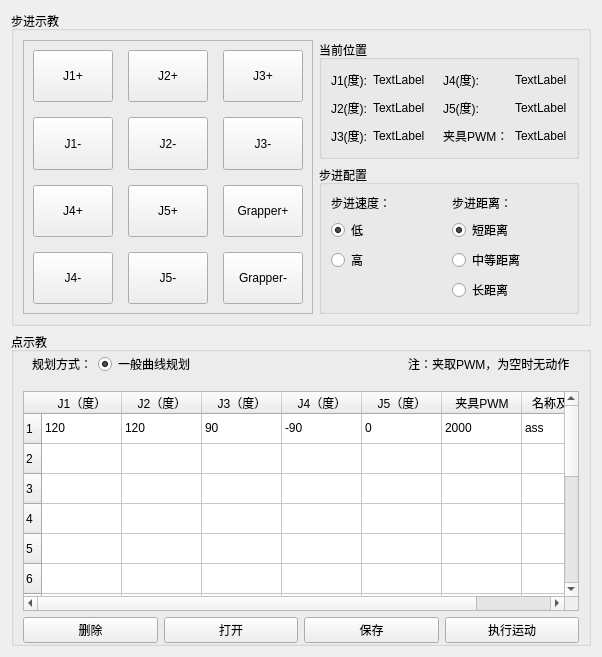
            <widget class="QWidget" name="tab_joint">
             <attribute name="title">
              <string>关节空间</string>
             </attribute>
             <layout class="QGridLayout" name="gridLayout_8">
              <item row="0" column="0">
               <widget class="QGroupBox" name="groupBo_step_2">
                <property name="sizePolicy">
                 <sizepolicy hsizetype="Preferred" vsizetype="Preferred">
                  <horstretch>0</horstretch>
                  <verstretch>1</verstretch>
                 </sizepolicy>
                </property>
                <property name="title">
                 <string>步进示教</string>
                </property>
                <layout class="QGridLayout" name="gridLayout_5">
                 <item row="0" column="1">
                  <widget class="QGroupBox" name="groupBox_curpos_2">
                   <property name="sizePolicy">
                    <sizepolicy hsizetype="Preferred" vsizetype="Preferred">
                     <horstretch>4</horstretch>
                     <verstretch>1</verstretch>
                    </sizepolicy>
                   </property>
                   <property name="title">
                    <string>当前位置</string>
                   </property>
                   <layout class="QGridLayout" name="gridLayout_6">
                    <item row="0" column="4">
                     <widget class="QLabel" name="label_13">
                      <property name="text">
                       <string>J4(度):</string>
                      </property>
                     </widget>
                    </item>
                    <item row="1" column="5">
                     <widget class="QLabel" name="label_j5">
                      <property name="text">
                       <string>TextLabel</string>
                      </property>
                     </widget>
                    </item>
                    <item row="1" column="0">
                     <widget class="QLabel" name="label_14">
                      <property name="text">
                       <string>J2(度):</string>
                      </property>
                     </widget>
                    </item>
                    <item row="1" column="1" colspan="3">
                     <widget class="QLabel" name="label_j2">
                      <property name="text">
                       <string>TextLabel</string>
                      </property>
                     </widget>
                    </item>
                    <item row="1" column="4">
                     <widget class="QLabel" name="label_15">
                      <property name="text">
                       <string>J5(度):</string>
                      </property>
                     </widget>
                    </item>
                    <item row="0" column="0">
                     <widget class="QLabel" name="label_16">
                      <property name="text">
                       <string>J1(度):</string>
                      </property>
                     </widget>
                    </item>
                    <item row="0" column="5">
                     <widget class="QLabel" name="label_j4">
                      <property name="text">
                       <string>TextLabel</string>
                      </property>
                     </widget>
                    </item>
                    <item row="3" column="0">
                     <widget class="QLabel" name="label_17">
                      <property name="text">
                       <string>J3(度):</string>
                      </property>
                     </widget>
                    </item>
                    <item row="0" column="1" colspan="3">
                     <widget class="QLabel" name="label_j1">
                      <property name="text">
                       <string>TextLabel</string>
                      </property>
                     </widget>
                    </item>
                    <item row="3" column="1">
                     <widget class="QLabel" name="label_j3">
                      <property name="text">
                       <string>TextLabel</string>
                      </property>
                     </widget>
                    </item>
                    <item row="3" column="4">
                     <widget class="QLabel" name="label_18">
                      <property name="text">
                       <string>夹具PWM：</string>
                      </property>
                     </widget>
                    </item>
                    <item row="3" column="5">
                     <widget class="QLabel" name="label_grapper_2">
                      <property name="text">
                       <string>TextLabel</string>
                      </property>
                     </widget>
                    </item>
                   </layout>
                  </widget>
                 </item>
                 <item row="0" column="0" rowspan="2">
                  <widget class="QFrame" name="frame_step_2">
                   <property name="sizePolicy">
                    <sizepolicy hsizetype="Preferred" vsizetype="Preferred">
                     <horstretch>6</horstretch>
                     <verstretch>0</verstretch>
                    </sizepolicy>
                   </property>
                   <property name="frameShape">
                    <enum>QFrame::StyledPanel</enum>
                   </property>
                   <property name="frameShadow">
                    <enum>QFrame::Raised</enum>
                   </property>
                   <layout class="QHBoxLayout" name="horizontalLayout_10">
                    <item>
                     <layout class="QGridLayout" name="gridLayout_7">
                      <property name="spacing">
                       <number>15</number>
                      </property>
                      <item row="1" column="0">
                       <widget class="QPushButton" name="pushButton_j1Neg">
                        <property name="sizePolicy">
                         <sizepolicy hsizetype="Preferred" vsizetype="Preferred">
                          <horstretch>1</horstretch>
                          <verstretch>1</verstretch>
                         </sizepolicy>
                        </property>
                        <property name="styleSheet">
                         <string notr="true"/>
                        </property>
                        <property name="text">
                         <string>J1-</string>
                        </property>
                        <property name="default">
                         <bool>false</bool>
                        </property>
                        <property name="flat">
                         <bool>false</bool>
                        </property>
                       </widget>
                      </item>
                      <item row="3" column="0">
                       <widget class="QPushButton" name="pushButton_j4Pos">
                        <property name="sizePolicy">
                         <sizepolicy hsizetype="Preferred" vsizetype="Preferred">
                          <horstretch>1</horstretch>
                          <verstretch>1</verstretch>
                         </sizepolicy>
                        </property>
                        <property name="text">
                         <string>J4+</string>
                        </property>
                       </widget>
                      </item>
                      <item row="4" column="0">
                       <widget class="QPushButton" name="pushButton_j4Neg">
                        <property name="sizePolicy">
                         <sizepolicy hsizetype="Preferred" vsizetype="Preferred">
                          <horstretch>1</horstretch>
                          <verstretch>1</verstretch>
                         </sizepolicy>
                        </property>
                        <property name="text">
                         <string>J4-</string>
                        </property>
                       </widget>
                      </item>
                      <item row="0" column="1">
                       <widget class="QPushButton" name="pushButton_j2Pos">
                        <property name="sizePolicy">
                         <sizepolicy hsizetype="Preferred" vsizetype="Preferred">
                          <horstretch>1</horstretch>
                          <verstretch>1</verstretch>
                         </sizepolicy>
                        </property>
                        <property name="text">
                         <string>J2+</string>
                        </property>
                       </widget>
                      </item>
                      <item row="0" column="0">
                       <widget class="QPushButton" name="pushButton_j1Pos">
                        <property name="sizePolicy">
                         <sizepolicy hsizetype="Preferred" vsizetype="Preferred">
                          <horstretch>1</horstretch>
                          <verstretch>1</verstretch>
                         </sizepolicy>
                        </property>
                        <property name="text">
                         <string>J1+</string>
                        </property>
                       </widget>
                      </item>
                      <item row="1" column="1">
                       <widget class="QPushButton" name="pushButton_j2Neg">
                        <property name="sizePolicy">
                         <sizepolicy hsizetype="Preferred" vsizetype="Preferred">
                          <horstretch>1</horstretch>
                          <verstretch>1</verstretch>
                         </sizepolicy>
                        </property>
                        <property name="text">
                         <string>J2-</string>
                        </property>
                       </widget>
                      </item>
                      <item row="0" column="2">
                       <widget class="QPushButton" name="pushButton_j3Pos">
                        <property name="sizePolicy">
                         <sizepolicy hsizetype="Preferred" vsizetype="Preferred">
                          <horstretch>1</horstretch>
                          <verstretch>1</verstretch>
                         </sizepolicy>
                        </property>
                        <property name="text">
                         <string>J3+</string>
                        </property>
                       </widget>
                      </item>
                      <item row="1" column="2">
                       <widget class="QPushButton" name="pushButton_j3Neg">
                        <property name="sizePolicy">
                         <sizepolicy hsizetype="Preferred" vsizetype="Preferred">
                          <horstretch>1</horstretch>
                          <verstretch>1</verstretch>
                         </sizepolicy>
                        </property>
                        <property name="text">
                         <string>J3-</string>
                        </property>
                       </widget>
                      </item>
                      <item row="3" column="1">
                       <widget class="QPushButton" name="pushButton_j5Pos">
                        <property name="sizePolicy">
                         <sizepolicy hsizetype="Preferred" vsizetype="Preferred">
                          <horstretch>1</horstretch>
                          <verstretch>1</verstretch>
                         </sizepolicy>
                        </property>
                        <property name="text">
                         <string>J5+</string>
                        </property>
                       </widget>
                      </item>
                      <item row="4" column="1">
                       <widget class="QPushButton" name="pushButton_j5Neg">
                        <property name="sizePolicy">
                         <sizepolicy hsizetype="Preferred" vsizetype="Preferred">
                          <horstretch>1</horstretch>
                          <verstretch>1</verstretch>
                         </sizepolicy>
                        </property>
                        <property name="text">
                         <string>J5-</string>
                        </property>
                       </widget>
                      </item>
                      <item row="3" column="2">
                       <widget class="QPushButton" name="pushButton_grapperPos_2">
                        <property name="sizePolicy">
                         <sizepolicy hsizetype="Preferred" vsizetype="Preferred">
                          <horstretch>1</horstretch>
                          <verstretch>1</verstretch>
                         </sizepolicy>
                        </property>
                        <property name="text">
                         <string>Grapper+</string>
                        </property>
                       </widget>
                      </item>
                      <item row="4" column="2">
                       <widget class="QPushButton" name="pushButton_grapperNeg_2">
                        <property name="sizePolicy">
                         <sizepolicy hsizetype="Preferred" vsizetype="Preferred">
                          <horstretch>1</horstretch>
                          <verstretch>1</verstretch>
                         </sizepolicy>
                        </property>
                        <property name="text">
                         <string>Grapper-</string>
                        </property>
                       </widget>
                      </item>
                     </layout>
                    </item>
                   </layout>
                  </widget>
                 </item>
                 <item row="1" column="1">
                  <widget class="QGroupBox" name="groupBox_stepconfig_2">
                   <property name="sizePolicy">
                    <sizepolicy hsizetype="Preferred" vsizetype="Preferred">
                     <horstretch>4</horstretch>
                     <verstretch>1</verstretch>
                    </sizepolicy>
                   </property>
                   <property name="title">
                    <string>步进配置</string>
                   </property>
                   <layout class="QHBoxLayout" name="horizontalLayout_9">
                    <item>
                     <layout class="QVBoxLayout" name="verticalLayout_5">
                      <item>
                       <widget class="QLabel" name="label_19">
                        <property name="text">
                         <string>步进速度：</string>
                        </property>
                       </widget>
                      </item>
                      <item>
                       <widget class="QRadioButton" name="radioButton_speedLow_2">
                        <property name="text">
                         <string>低</string>
                        </property>
                        <property name="checked">
                         <bool>true</bool>
                        </property>
                        <attribute name="buttonGroup">
                         <string notr="true">buttonGroup_3</string>
                        </attribute>
                       </widget>
                      </item>
                      <item>
                       <widget class="QRadioButton" name="radioButton_speedHigh_2">
                        <property name="text">
                         <string>高</string>
                        </property>
                        <attribute name="buttonGroup">
                         <string notr="true">buttonGroup_3</string>
                        </attribute>
                       </widget>
                      </item>
                      <item>
                       <spacer name="verticalSpacer_3">
                        <property name="orientation">
                         <enum>Qt::Vertical</enum>
                        </property>
                        <property name="sizeHint" stdset="0">
                         <size>
                          <width>20</width>
                          <height>40</height>
                         </size>
                        </property>
                       </spacer>
                      </item>
                     </layout>
                    </item>
                    <item>
                     <layout class="QVBoxLayout" name="verticalLayout_6">
                      <item>
                       <widget class="QLabel" name="label_20">
                        <property name="text">
                         <string>步进距离：</string>
                        </property>
                       </widget>
                      </item>
                      <item>
                       <widget class="QRadioButton" name="radioButton_disShort_2">
                        <property name="text">
                         <string>短距离</string>
                        </property>
                        <property name="checked">
                         <bool>true</bool>
                        </property>
                        <attribute name="buttonGroup">
                         <string notr="true">buttonGroup_4</string>
                        </attribute>
                       </widget>
                      </item>
                      <item>
                       <widget class="QRadioButton" name="radioButton_disMid_2">
                        <property name="text">
                         <string>中等距离</string>
                        </property>
                        <attribute name="buttonGroup">
                         <string notr="true">buttonGroup_4</string>
                        </attribute>
                       </widget>
                      </item>
                      <item>
                       <widget class="QRadioButton" name="radioButton_disLong_2">
                        <property name="text">
                         <string>长距离</string>
                        </property>
                        <attribute name="buttonGroup">
                         <string notr="true">buttonGroup_4</string>
                        </attribute>
                       </widget>
                      </item>
                      <item>
                       <spacer name="verticalSpacer_4">
                        <property name="orientation">
                         <enum>Qt::Vertical</enum>
                        </property>
                        <property name="sizeHint" stdset="0">
                         <size>
                          <width>20</width>
                          <height>40</height>
                         </size>
                        </property>
                       </spacer>
                      </item>
                     </layout>
                    </item>
                   </layout>
                  </widget>
                 </item>
                </layout>
               </widget>
              </item>
              <item row="1" column="0">
               <widget class="QGroupBox" name="groupBox_pointTeach_2">
                <property name="sizePolicy">
                 <sizepolicy hsizetype="Preferred" vsizetype="Preferred">
                  <horstretch>0</horstretch>
                  <verstretch>1</verstretch>
                 </sizepolicy>
                </property>
                <property name="title">
                 <string>点示教</string>
                </property>
                <layout class="QVBoxLayout" name="verticalLayout_7">
                 <property name="topMargin">
                  <number>0</number>
                 </property>
                 <property name="bottomMargin">
                  <number>0</number>
                 </property>
                 <item>
                  <widget class="QWidget" name="widget_2" native="true">
                   <layout class="QHBoxLayout" name="horizontalLayout_11">
                    <property name="topMargin">
                     <number>0</number>
                    </property>
                    <item>
                     <widget class="QLabel" name="label_21">
                      <property name="text">
                       <string>规划方式：</string>
                      </property>
                     </widget>
                    </item>
                    <item>
                     <widget class="QRadioButton" name="radioButton_nonlinearPlan_2">
                      <property name="text">
                       <string>一般曲线规划</string>
                      </property>
                      <property name="checked">
                       <bool>true</bool>
                      </property>
                     </widget>
                    </item>
                    <item>
                     <spacer name="horizontalSpacer_4">
                      <property name="orientation">
                       <enum>Qt::Horizontal</enum>
                      </property>
                      <property name="sizeHint" stdset="0">
                       <size>
                        <width>40</width>
                        <height>20</height>
                       </size>
                      </property>
                     </spacer>
                    </item>
                    <item>
                     <widget class="QLabel" name="label_22">
                      <property name="text">
                       <string>注：夹取PWM，为空时无动作</string>
                      </property>
                     </widget>
                    </item>
                   </layout>
                  </widget>
                 </item>
                 <item>
                  <widget class="QTableWidget" name="table_joint">
                   <property name="rowCount">
                    <number>15</number>
                   </property>
                   <attribute name="horizontalHeaderCascadingSectionResizes">
                    <bool>false</bool>
                   </attribute>
                   <attribute name="horizontalHeaderDefaultSectionSize">
                    <number>80</number>
                   </attribute>
                   <attribute name="horizontalHeaderStretchLastSection">
                    <bool>true</bool>
                   </attribute>
                   <attribute name="verticalHeaderCascadingSectionResizes">
                    <bool>false</bool>
                   </attribute>
                   <attribute name="verticalHeaderStretchLastSection">
                    <bool>true</bool>
                   </attribute>
                   <row>
                    <property name="text">
                     <string>1</string>
                    </property>
                   </row>
                   <row/>
                   <row/>
                   <row/>
                   <row/>
                   <row/>
                   <row/>
                   <row/>
                   <row/>
                   <row/>
                   <row/>
                   <row/>
                   <row/>
                   <row/>
                   <row/>
                   <column>
                    <property name="text">
                     <string>J1（度）</string>
                    </property>
                   </column>
                   <column>
                    <property name="text">
                     <string>J2（度）</string>
                    </property>
                   </column>
                   <column>
                    <property name="text">
                     <string>J3（度）</string>
                    </property>
                   </column>
                   <column>
                    <property name="text">
                     <string>J4（度）</string>
                    </property>
                   </column>
                   <column>
                    <property name="text">
                     <string>J5（度）</string>
                    </property>
                   </column>
                   <column>
                    <property name="text">
                     <string>夹具PWM</string>
                    </property>
                   </column>
                   <column>
                    <property name="text">
                     <string>名称及描述</string>
                    </property>
                   </column>
                   <item row="0" column="0">
                    <property name="text">
                     <string>120</string>
                    </property>
                   </item>
                   <item row="0" column="1">
                    <property name="text">
                     <string>120</string>
                    </property>
                   </item>
                   <item row="0" column="2">
                    <property name="text">
                     <string>90</string>
                    </property>
                   </item>
                   <item row="0" column="3">
                    <property name="text">
                     <string>-90</string>
                    </property>
                   </item>
                   <item row="0" column="4">
                    <property name="text">
                     <string>0</string>
                    </property>
                   </item>
                   <item row="0" column="5">
                    <property name="text">
                     <string>2000</string>
                    </property>
                   </item>
                   <item row="0" column="6">
                    <property name="text">
                     <string>ass</string>
                    </property>
                   </item>
                   <item row="1" column="0">
                    <property name="text">
                     <string/>
                    </property>
                   </item>
                   <item row="1" column="1">
                    <property name="text">
                     <string/>
                    </property>
                   </item>
                   <item row="1" column="2">
                    <property name="text">
                     <string/>
                    </property>
                   </item>
                   <item row="1" column="3">
                    <property name="text">
                     <string/>
                    </property>
                   </item>
                   <item row="1" column="4">
                    <property name="text">
                     <string/>
                    </property>
                   </item>
                   <item row="1" column="5">
                    <property name="text">
                     <string/>
                    </property>
                   </item>
                   <item row="1" column="6">
                    <property name="text">
                     <string/>
                    </property>
                   </item>
                  </widget>
                 </item>
                 <item>
                  <layout class="QHBoxLayout" name="horizontalLayout_12">
                   <item>
                    <widget class="QPushButton" name="pushButton_delete_2">
                     <property name="sizePolicy">
                      <sizepolicy hsizetype="Minimum" vsizetype="Fixed">
                       <horstretch>1</horstretch>
                       <verstretch>0</verstretch>
                      </sizepolicy>
                     </property>
                     <property name="text">
                      <string>删除</string>
                     </property>
                    </widget>
                   </item>
                   <item>
                    <widget class="QPushButton" name="pushButton_open_2">
                     <property name="sizePolicy">
                      <sizepolicy hsizetype="Minimum" vsizetype="Fixed">
                       <horstretch>1</horstretch>
                       <verstretch>0</verstretch>
                      </sizepolicy>
                     </property>
                     <property name="text">
                      <string>打开</string>
                     </property>
                    </widget>
                   </item>
                   <item>
                    <widget class="QPushButton" name="pushButton_save_2">
                     <property name="sizePolicy">
                      <sizepolicy hsizetype="Minimum" vsizetype="Fixed">
                       <horstretch>1</horstretch>
                       <verstretch>0</verstretch>
                      </sizepolicy>
                     </property>
                     <property name="text">
                      <string>保存</string>
                     </property>
                    </widget>
                   </item>
                   <item>
                    <widget class="QPushButton" name="pushButton_run_2">
                     <property name="sizePolicy">
                      <sizepolicy hsizetype="Minimum" vsizetype="Fixed">
                       <horstretch>1</horstretch>
                       <verstretch>0</verstretch>
                      </sizepolicy>
                     </property>
                     <property name="text">
                      <string>执行运动</string>
                     </property>
                    </widget>
                   </item>
                  </layout>
                 </item>
                </layout>
               </widget>
              </item>
             </layout>
            </widget>
